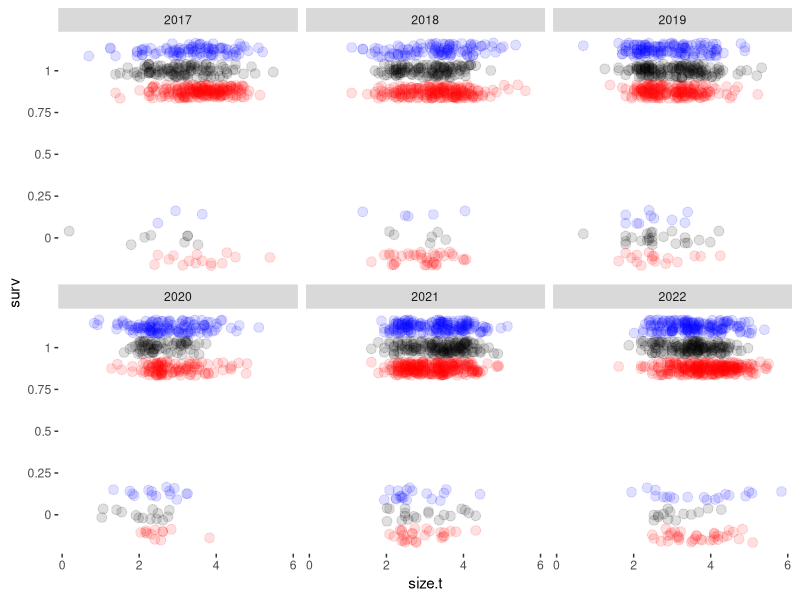
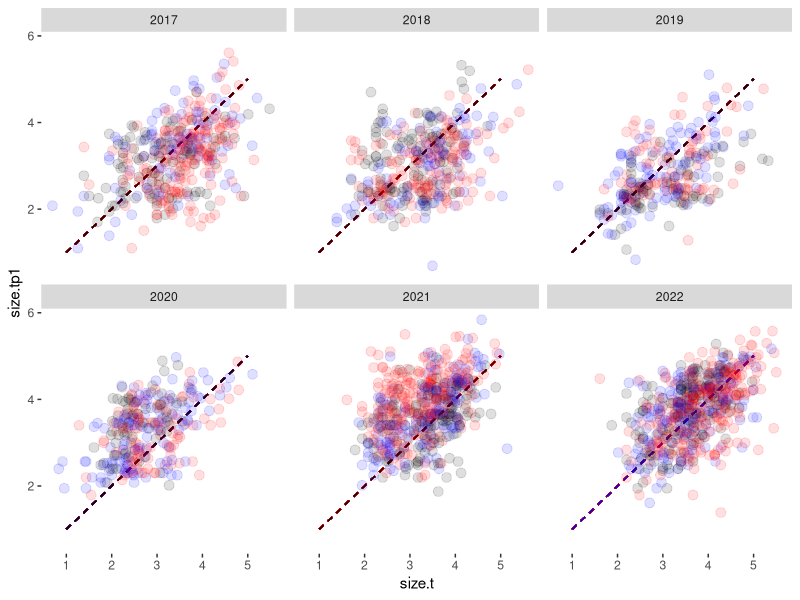
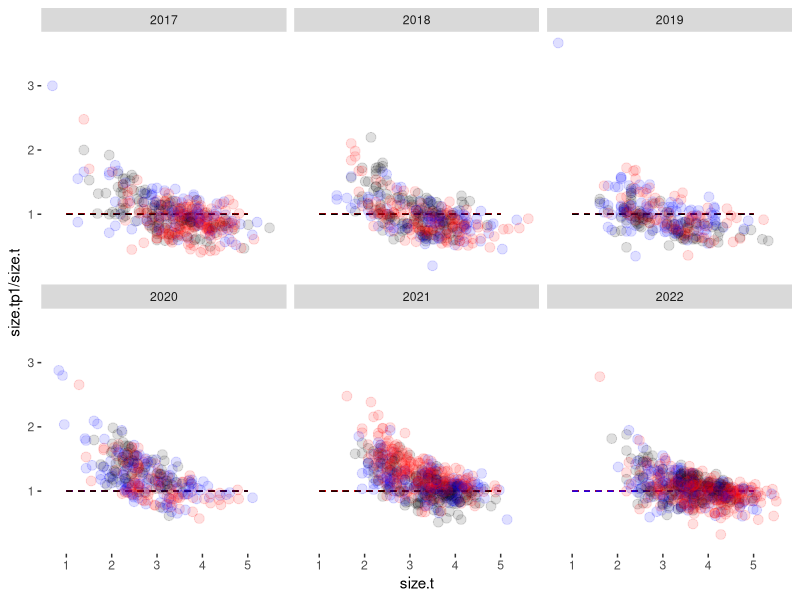
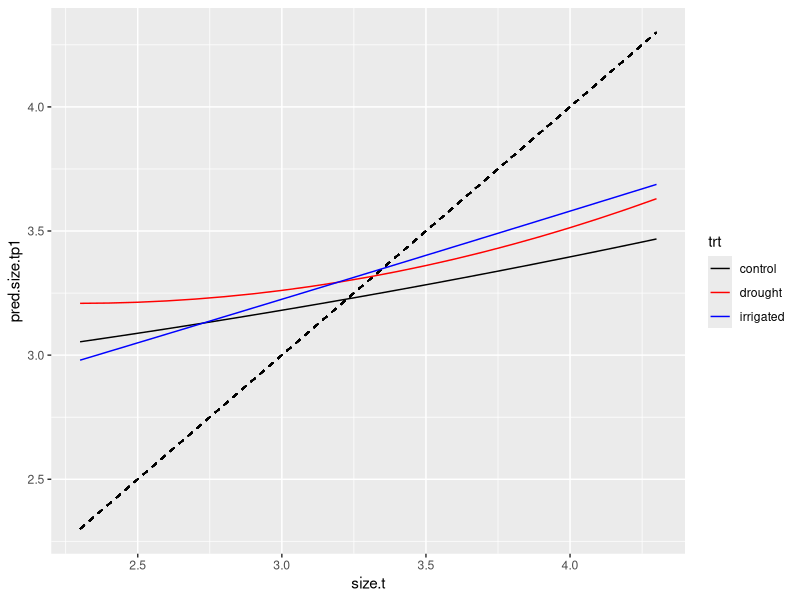
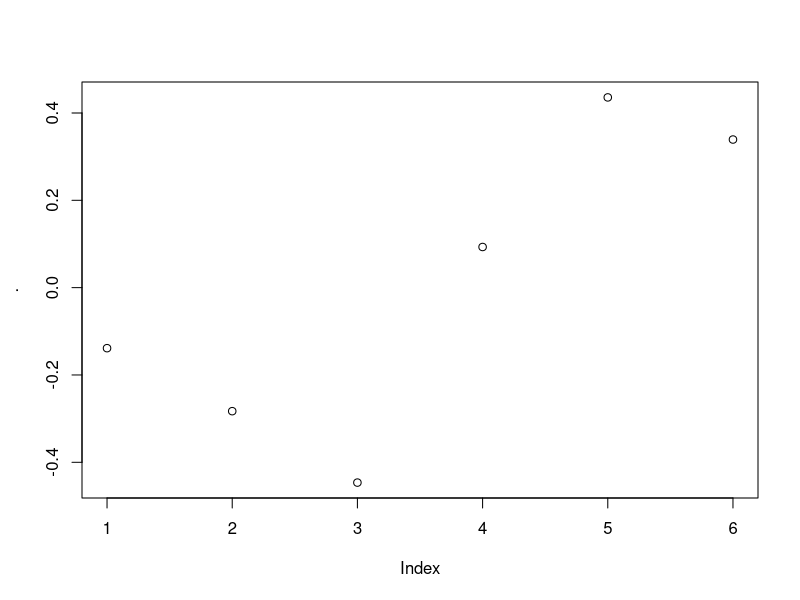
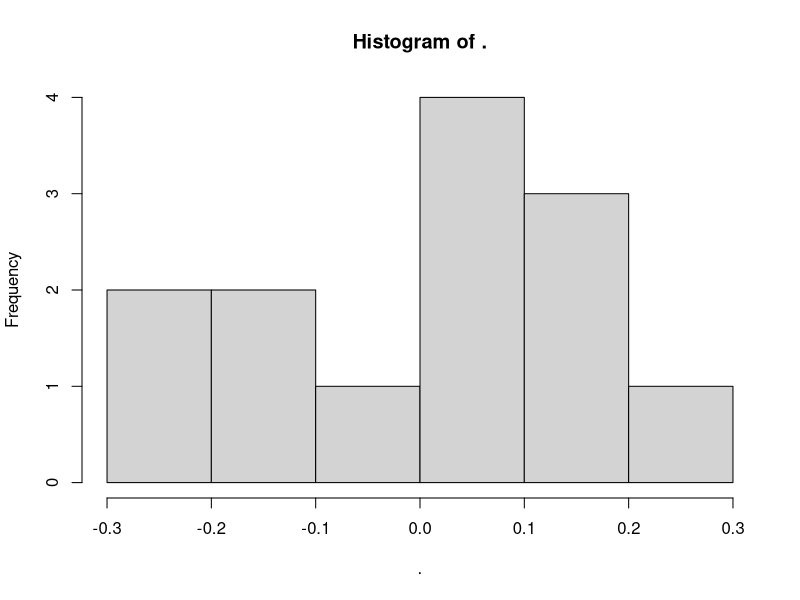
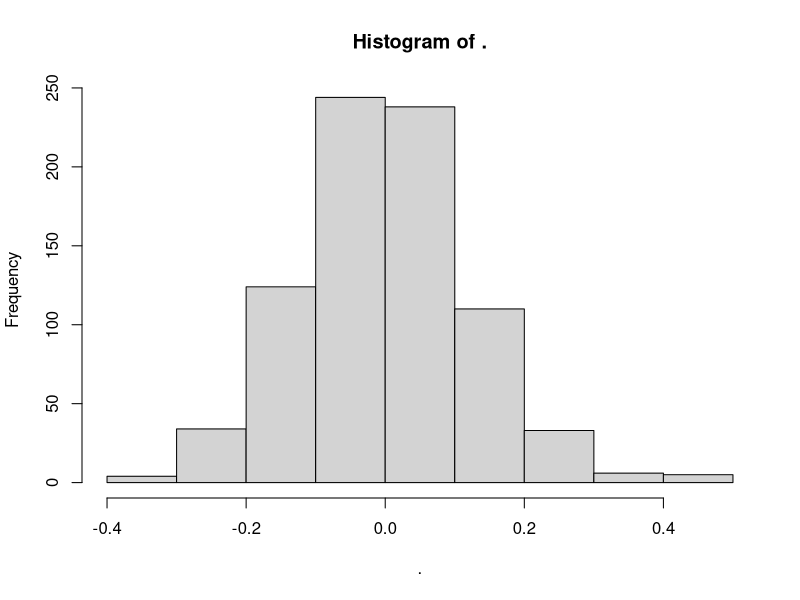
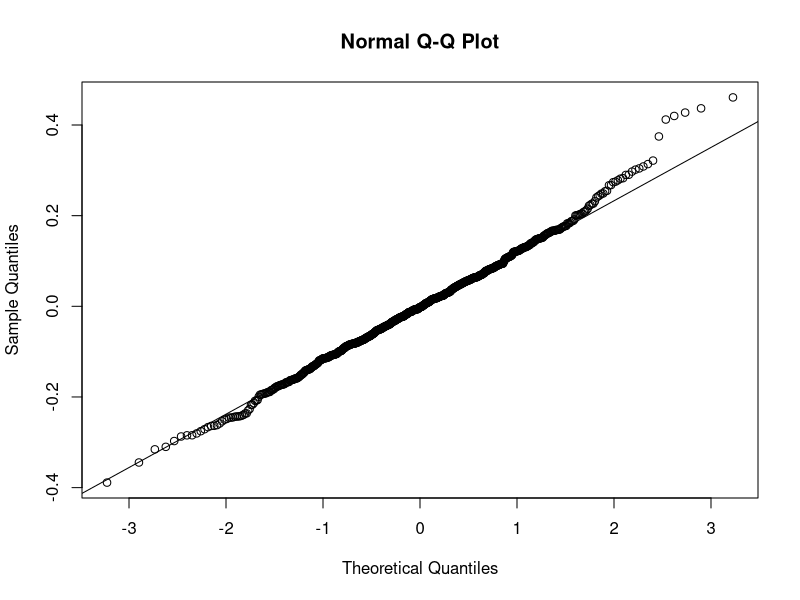

The R script that drew these images, in order:
########################################################
# Script with preliminary no-climate analysis of survival and growth
# Hopefully also an attempt to build growth kernels?
# SN - init 8 feb 2024
########################################################

library(ggplot2)
library(cowplot)
library(dplyr)
library(tidyr)
library(glmmTMB)

rm(list = ls())


########################################################
# Read in data

# Demo data
demo = read.csv('01_data_cleaning/out/demo_imputed_survival.csv')


########################################################
# Process data as needed

# Demo dataset, subsetted for survival
# we'll say that survival in year $y$ means surviving from $y$ to $y+1$
demo.for.surv = merge(
  # x - status in year $y$ - only interested in plants that survived in y
  x = demo %>% 
    filter(surv) %>% 
    select(Year, No.leaves, Leaf.length, No.umbels, demo.note, proc.note, plantid, Plot, trt),
  # y - whether plant was observed alive in year $y+1$
  y = demo %>%
    mutate(p.year = Year - 1) %>%
    select(p.year, plantid, surv, No.leaves, Leaf.length),
  by.x = c('Year', 'plantid'), by.y = c('p.year', 'plantid'),
  suffixes = c('.t', '.tp1')
)

head(demo.for.surv)
nrow(demo.for.surv)
length(unique(demo.for.surv$plantid))
table(demo.for.surv$Year)

# Further subset demo with *only plants with usable sizes* prior to the transition
# (I imagine this is what will be used in the final analysis)
# This also means cutting out the 2016 plants because their size measures are not good
demo.for.surv.sizes = demo.for.surv %>%
  filter(!is.na(No.leaves.t) & !is.na(Leaf.length.t) & No.leaves.t > 0, Year > 2016) %>%
  # add a size column
  mutate(size.t = log(No.leaves.t * Leaf.length.t))

nrow(demo.for.surv.sizes)
length(unique(demo.for.surv.sizes$plantid)) # still have 940 plants

# Further subsetting the above dataset to get growth (conditioned on survival)
# to get this, we need plants that survived *and* have measurements
demo.for.growth = demo.for.surv.sizes %>%
  filter(!is.na(No.leaves.tp1) & !is.na(Leaf.length.tp1) & No.leaves.tp1 > 0) %>%
  # add a size column
  mutate(size.tp1 = log(No.leaves.tp1 * Leaf.length.tp1))


nrow(demo.for.growth)
length(unique(demo.for.growth$plantid))


########################################################
# Visualize raw data

# First, survival data
demo.for.surv.sizes %>%
  mutate(surv = as.numeric(surv) - 0.125 * as.numeric(trt %in% 'drought') + 0.125 * as.numeric(trt %in% 'irrigated')) %>%
  ggplot(aes(x = size.t, y = surv, colour = trt)) +
  geom_point(size = 3, alpha = 0.125, position = position_jitter(height = (1/24))) +
  scale_colour_manual(values = c('black', 'red', 'blue')) +
  scale_y_continuous(breaks = (0:4)/4, labels = (0:4)/4) +
  facet_wrap(~ Year) +
  theme(
    panel.background = element_blank(),
    legend.position = 'none'
  )

# Growth 
demo.for.growth %>%
  ggplot(aes(x = size.t, y = size.tp1, colour = trt)) +
  geom_segment(aes(x = 1, xend = 5, y = 1, yend = 5), linetype = 2) +
  geom_point(size = 3, alpha = 0.125) +
  scale_colour_manual(values = c('black', 'red', 'blue')) +
  facet_wrap(~ Year) +
  theme(
    panel.background = element_blank(),
    legend.position = 'none'
  )
# Interesting. Def some year-to-year variation!

demo.for.growth %>%
  ggplot(aes(x = size.t, y = size.tp1 / size.t, colour = trt)) +
  geom_segment(aes(x = 1, xend = 5, y = 1, yend = 1), linetype = 2) +
  geom_point(size = 3, alpha = 0.125) +
  scale_colour_manual(values = c('black', 'red', 'blue')) +
  facet_wrap(~ Year) +
  theme(
    panel.background = element_blank(),
    legend.position = 'none'
  )
# Interesting non-linearity here... what does it mean...?

########################################################
# Fit some models

# First, probability of survival #######################

# First thing's first,
s_0 = glmmTMB(
  surv ~ (1 | Plot / plantid) + (1 | Year),
  data = demo.for.surv.sizes,
  family = 'binomial'
)

s_s = glmmTMB(
  surv ~ size.t + (1 | Plot / plantid) + (1 | Year),
  data = demo.for.surv.sizes,
  family = 'binomial'
)

AIC(s_0, s_s)
# Unsurprisingly, effect of size

s_sy = glmmTMB(
  surv ~ (1 | Plot / plantid) + (size.t | Year),
  data = demo.for.surv.sizes,
  family = 'binomial'
)

AIC(s_sy, s_s)
# Interesting. No evidence of year effects!

# Polynomial?
s_s2 = glmmTMB(
  surv ~ poly(size.t, 2) + (1 | Plot / plantid) + (1 | Year),
  data = demo.for.surv.sizes,
  family = 'binomial'
)

AIC(s_s2, s_s)
# no polynomial

# Look for treatment effects

s_s_t = glmmTMB(
  surv ~ size.t + trt + (1 | Plot / plantid) + (1 | Year),
  data = demo.for.surv.sizes,
  family = 'binomial'
)

s_st = glmmTMB(
  surv ~ size.t * trt + (1 | Plot / plantid) + (1 | Year),
  data = demo.for.surv.sizes,
  family = 'binomial'
)

AIC(s_s_t, s_st, s_s)
# no treatment effects, once again...

summary(s_s)
# one unit (lol) increase in size means survival odds go up by exp(0.647) =
# 1.909 or ~91%!


# Next, growth kernel (conditioned on survival) #######

g_0 = glmmTMB(
  size.tp1 ~ (1 | Plot / plantid) + (1 | Year),
  data = demo.for.growth
)

g_s = glmmTMB(
  size.tp1 ~ size.t + (1 | Plot / plantid) + (1 | Year),
  data = demo.for.growth
)

AIC(g_s, g_0)
# very unsurprising, there is an effect of current size on next year's size...

# yearly-varying effect of previous size?
g_sy = glmmTMB(
  size.tp1 ~ (1 | Plot / plantid) + (size.t | Year),
  data = demo.for.growth
)

AIC(g_sy, g_s)
# yearly-varying effects... not in this model!

# 
g_s2 = glmmTMB(
  size.tp1 ~ poly(size.t, 2) + (1 | Plot / plantid) + (1 | Year),
  data = demo.for.growth
)

AIC(g_s2, g_s)
# okay... a polynomial effect
summary(g_s2) # but it does look kinda weak rel. to uncertainty

g_s_t = glmmTMB(
  size.tp1 ~ size.t + trt + (1 | Plot / plantid) + (1 | Year),
  data = demo.for.growth
)

g_st = glmmTMB(
  size.tp1 ~ size.t * trt + (1 | Plot / plantid) + (1 | Year),
  data = demo.for.growth
)

g_s2_t = glmmTMB(
  size.tp1 ~ poly(size.t, 2) + trt + (1 | Plot / plantid) + (1 | Year),
  data = demo.for.growth
)

g_s2t = glmmTMB(
  size.tp1 ~ poly(size.t, 2) * trt + (1 | Plot / plantid) + (1 | Year),
  data = demo.for.growth
)

# g_s2y_t = glmmTMB(
#   size.tp1 ~ trt + (1 | Plot / plantid) + (poly(size.t, 2) | Year),
#   data = demo.for.growth
# ) # convergence issue, what a bummer

# g_s2y = glmmTMB(
#   size.tp1 ~ (1 | Plot / plantid) + (poly(size.t, 2) | Year),
#   data = demo.for.growth
# )

AIC(g_s, g_s2, g_s_t, g_st, g_s2_t, g_s2t) %>%
  mutate(daic = round(AIC - min(AIC), 2)) %>%
  arrange(daic)

# ah very cool... there is a treatment effect!

summary(g_s2t)

# Crude plot of this...
expand.grid(
  size.t = (23:43)/10,
  trt = c('control', 'drought', 'irrigated')
) %>%
  mutate(
    pred.size.tp1 = predict(
      object = g_s2t,
      newdata = .,
      re.form = ~ 0,
      allow.new.levels = TRUE
    )
  ) %>%
  ggplot(aes(x = size.t, y = pred.size.tp1)) +
  geom_segment(aes(x = 2.3, xend = 4.3, y = 2.3, yend = 4.3), linetype = 2) +
  geom_line(aes(group = trt, colour = trt)) +
  scale_colour_manual(values = c('black', 'red', 'blue'))
# LMAO more growth in drought than in control...
# still kinda surprised by this

# Random effects for the growth model
ranef(g_s2t)$cond$Year %>% unlist() %>% plot()
# interesting... does look like there's an increase over time
ranef(g_s2t)$cond$Plot %>% unlist() %>% hist()
# plausibly normally distributed
ranef(g_s2t)$cond$`plantid:Plot` %>% unlist() %>% hist()
# hey cool that looks super normally distributed! hell yeah bro
ranef(g_s2t)$cond$`plantid:Plot` %>% unlist() %>% qqnorm()
ranef(g_s2t)$cond$`plantid:Plot` %>% unlist() %>% qqline()
# hmm upper tail of these is off but otherwise looks good
residuals(g_s2t) %>% qqnorm()
residuals(g_s2t) %>% qqline()
# right tail also looks off but otherwise good

demo.for.growth %>%
  mutate(resid = residuals(g_s2t)) %>%
  ggplot(aes(x = size.t, y = resid)) +
  geom_point(aes(colour = trt)) +
  geom_segment(aes(x = 1, xend = 5, y = 0, yend = 0), linetype = 2) +
  scale_colour_manual(values = c('black', 'red', 'blue')) +
  facet_wrap(~ Year)
# Honestly this looks fine to me. Looks like residual variance is similar across years.
# Also doesn't look like the variance changes with size.


########################################################
# Plot model predictions

##### Plot survival

surv.preds = data.frame(size.t = (10:50)/10) %>%
  mutate(
    pred.surv = predict(
      object = s_s,
      newdata = .,
      allow.new.levels = TRUE,
      re.form = ~ 0,
      type = 'response'
    )
  )

head(surv.preds)

surv.data.base = demo.for.surv.sizes %>%
  mutate(surv = as.numeric(surv) - 0.125 * as.numeric(trt %in% 'drought') + 0.125 * as.numeric(trt %in% 'irrigated')) %>%
  ggplot(aes(x = size.t, y = surv, colour = trt)) +
  geom_point(size = 3, alpha = 0.125, position = position_jitter(height = (1/24))) +
  labs(x = 'Probability of survival', y = 'Size after transition') +
  scale_colour_manual(values = c('black', 'red', 'blue')) +
  scale_y_continuous(breaks = (0:4)/4, labels = (0:4)/4) +
  facet_wrap(~ Year) +
  theme(
    panel.background = element_blank(),
    legend.position = 'none'
  )

surv.data.base +
  geom_line(
    data = surv.preds,
    inherit.aes = FALSE,
    aes(x = size.t, y = pred.surv)
  )
# Interesting.


##### Plot growth

growth.preds = expand.grid(
  size.t = (10:50)/10,
  trt = c('control', 'drought', 'irrigated')
) %>%
  mutate(
    pred.size.tp1 = predict(
      object = g_s2t,
      newdata = .,
      re.form = ~ 0,
      allow.new.levels = TRUE
    )
  ) 

growth.data.base = demo.for.growth %>%
  ggplot(aes(x = size.t, y = size.tp1, colour = trt)) +
  # geom_segment(aes(x = 1, xend = 5, y = 1, yend = 5), linetype = 2) +
  geom_point(size = 3, alpha = 0.125) +
  labs(x = 'Size before transition', y = 'Size after transition') +
  scale_colour_manual(values = c('black', 'red', 'blue')) +
  facet_wrap(~ Year) +
  theme(
    panel.background = element_blank(),
    legend.position = 'none'
  )

growth.data.base +
  geom_line(
    data = growth.preds,
    inherit.aes = FALSE,
    aes(x = size.t, y = pred.size.tp1, group = trt, colour = trt)
  )
